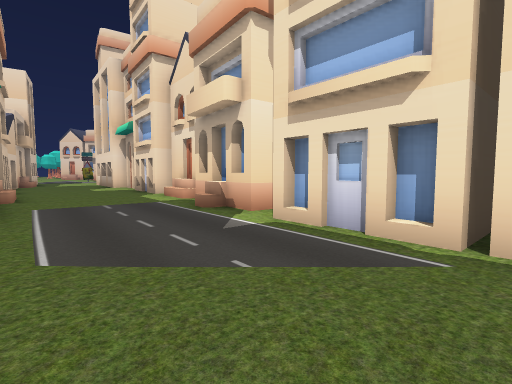
View 1 (above)

24 first-person views from a walk through a 3-D level made in the Unity game engine. The camera is 1.4 m above the floor, tilts 4° down and sees 85° across. The floor is counted in squares, 2 m on a side. Each view is taken from the middle of a square. On the plan, view 1 faces up. The plan holds only what a view shows up to about 9 squares ahead; the rest is blank. The place goes on beyond the plan. The player character is not drawn. Some surface patterns are stand-ins.

View 2
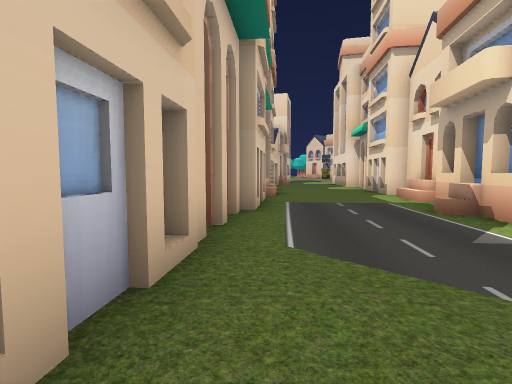

View 3
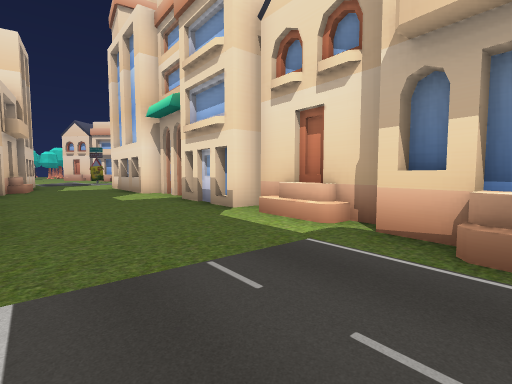

View 4
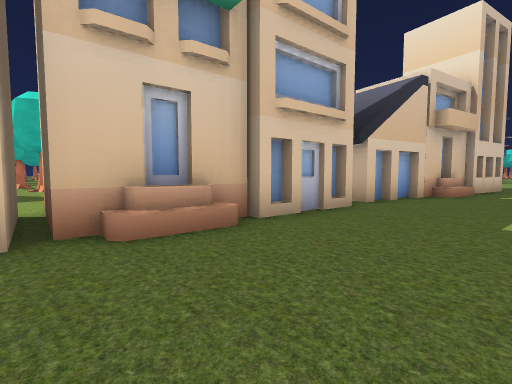

View 5
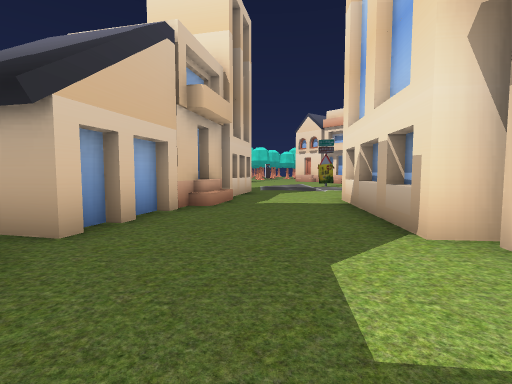

View 6
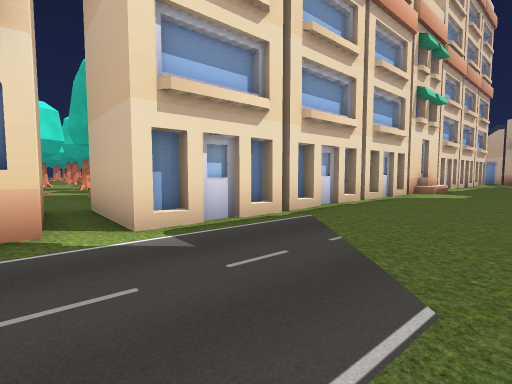

View 7
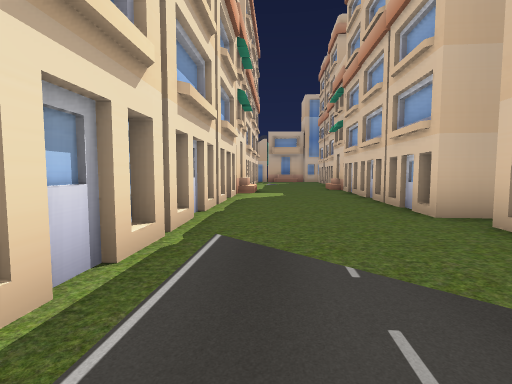

View 8
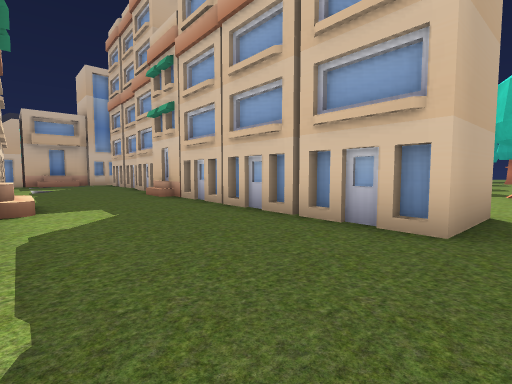

View 9
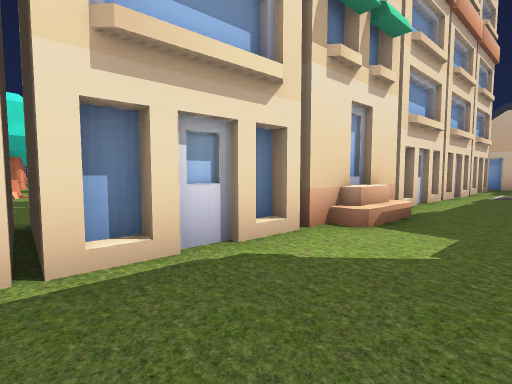

View 10
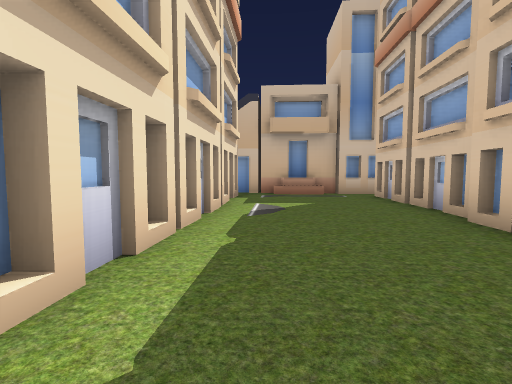

View 11
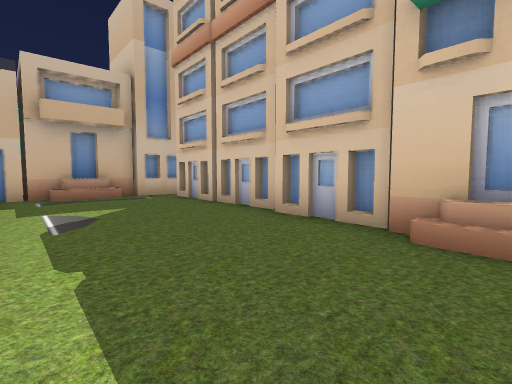

View 12
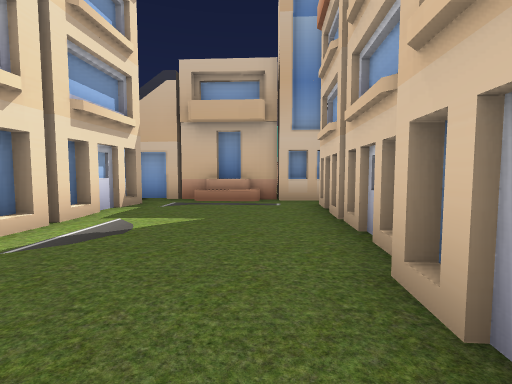

View 13
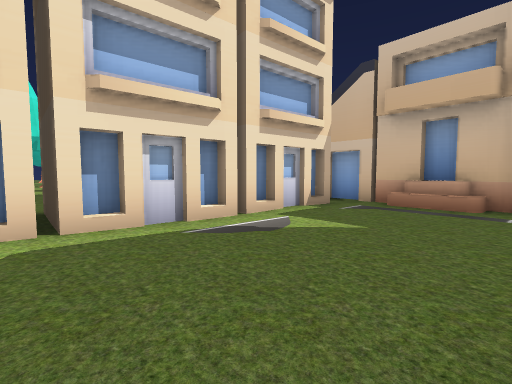

View 14
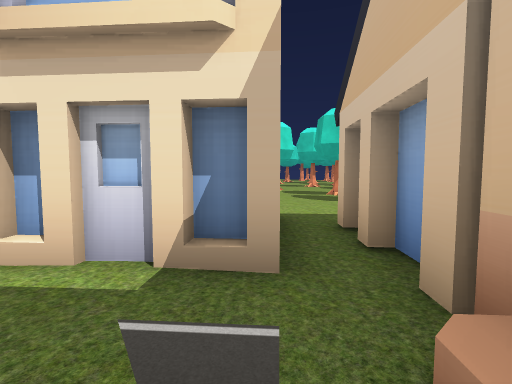

View 15
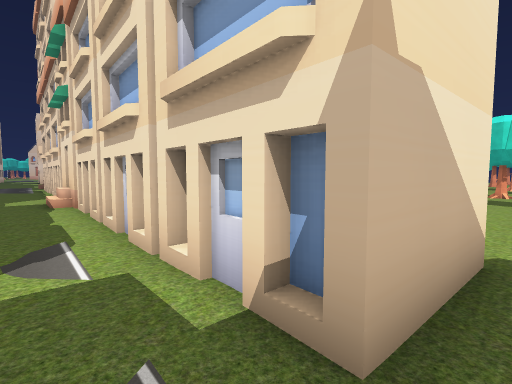

View 16
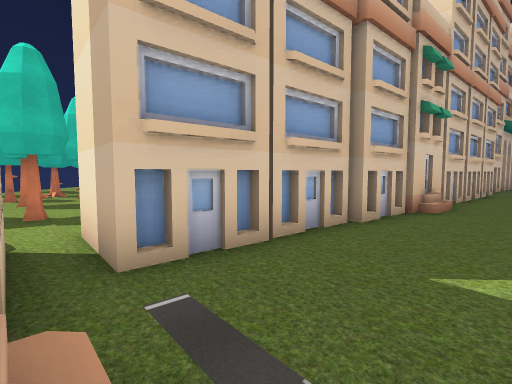

View 17
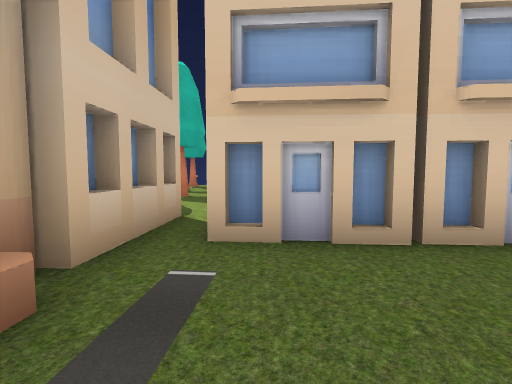

View 18
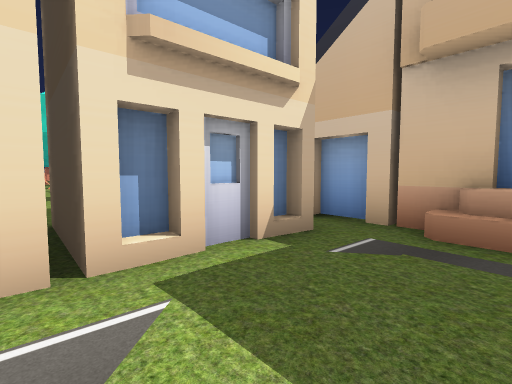

View 19
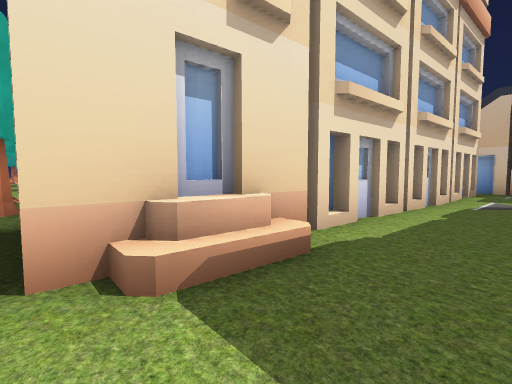

View 20
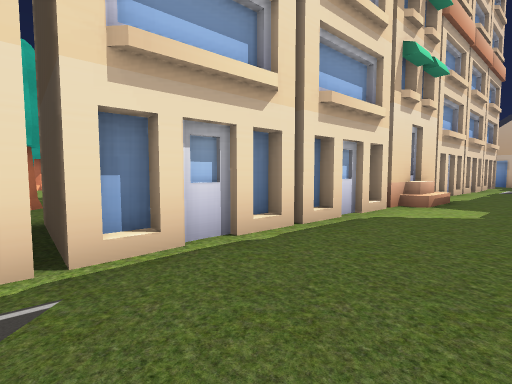

View 21
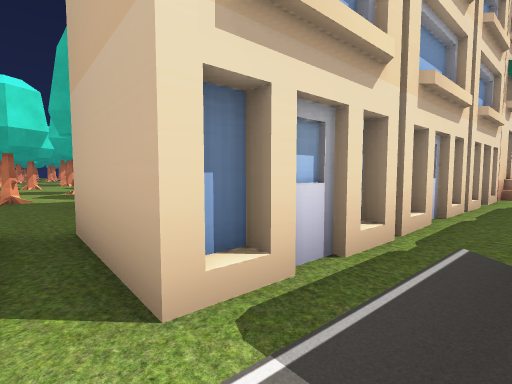

View 22
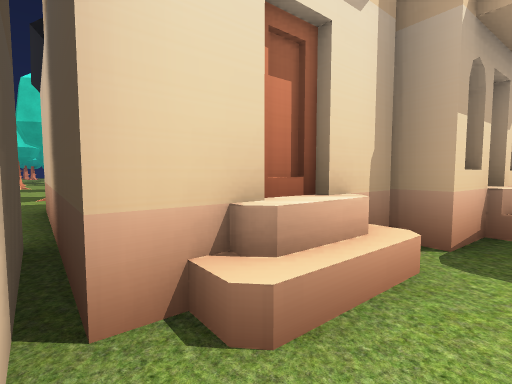

View 23
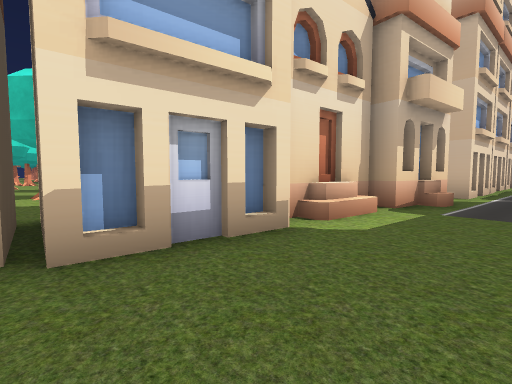

View 24
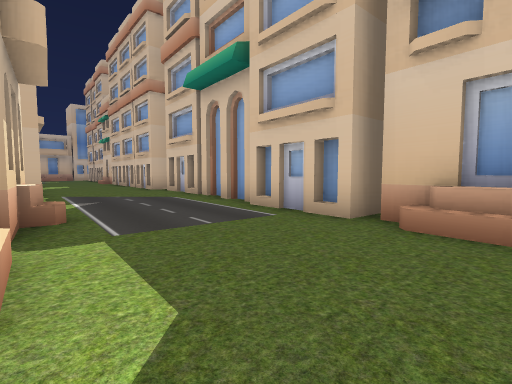

### Floor plan
Points are (right, up) in squares from view 1. A wall is a line through its corners. A room is listed if a view was taken in it or the views show most of it. See-through windows are left out.
Room 1 (views 1, 2, 3, 4, 5, 6, 7, 8, 9, 20, 21, 22, 23, 24)
walls: (-6.5, 6.7) (-5.8, 5.9); (-6.9, 7.1) (-6.5, 6.6); (-7.2, 8.1) (-7.4, 7.9) (-6.8, 7.1); (-3.8, 10) (-4.6, 11); (-7.1, 6.9) (-6.6, 6.3); (-5.7, 5.7) (-5, 4.8); (-3.4, 9.9) (-3.7, 10.3); (-5.4, 5.4) (-5.1, 5); (-3.9, 10.5) (-4.2, 10.9); (-4.3, 11.1) (-4.7, 11.6); (-1.8, 8.6) (-2.2, 9.1); (-8.2, 8.7) (-7.5, 7.8); (-5.2, 4.7) (-4.8, 4.2); (-5, 11.5) (-3.1, 13.1); (-4.7, 4.4) (-4, 3.7); (-8.8, 8.9) (-8.4, 8.4); (-1, 6.9) (-1.3, 7.3); (-1.1, 6.3) (-1.8, 7.1) (-1.2, 7.5) (-2.9, 9.7); (-7.4, 4.2) (-5.3, 5.8); (-9.2, 9.8) (-8.5, 9); (-1.4, 11.2) (-3.5, 9.6); (-3.9, 3.1) (-3.3, 2.4); (0, 5.6) (-0.8, 6.7); (-3.2, 2.7) (-2.9, 2.3); (-6.5, 13.5) (-9.3, 16.9); (-6.2, 13.8) (-6.8, 13.3); (-3.2, 2.3) (-2.7, 1.7); (-2.5, 1.8) (-1, 0); (0.6, 4.2) (0.3, 4.5); (1.9, 6.7) (-0.1, 5.2) (-0.7, 6); (1, 4) (0.4, 4.6) (2.2, 6.1); (1.9, 2.8) (1.5, 3.3); (2.9, 3.4) (1.8, 2.5); (-0.9, -0.2) (-0.6, -0.6); (2.3, 2.2) (0.7, 4.1); (2.7, 2) (2.2, 2.5); (0, -0.9) (1.9, -3.2); (-12.5, 15.7) (-12, 15); (3.3, 1) (2.5, 2); (4, 0.2) (3.5, 0.7); (5.6, 2.1) (3.7, 0.5); (4.5, -0.1) (4, 0.4); (5.1, -1.2) (4.2, -0.1)
low walls: (-5.8, 6.5) (-6.2, 6.2); (-2.2, 8.4) (-2.5, 8.8)
ways out: opening at (3.5, -1.5) to room 2
objects: other object (-12, 10) to (-10, 12); other object (-12, 12) to (-11, 14)
Room 2 (views 10, 11, 12, 13, 14, 15, 16, 17, 18, 19)
walls: (8, -4.5) (5.2, -1.3); (8.5, -4.9) (8.1, -4.4); (9.3, -6) (8.3, -4.9); (3.7, 0.3) (5.7, 2); (9.7, -6.3) (9.3, -5.7) (11.1, -4.2); (9.8, -6.6) (9.4, -6.2); (10.3, -6.9) (9.8, -6.4); (11.5, -8.6) (10.4, -7.3); (3.9, -5.5) (4.7, -6.4); (3, -4.5) (3.7, -5.3); (14.4, -8.1) (12.6, -9.6) (12.1, -9); (4.9, -6.7) (5.5, -7.4); (3, -4.8) (3.5, -5.2); (4.4, -6.4) (4.8, -6.9); (12, -8.9) (11, -7.7) (12.8, -6.2); (1.9, -3.2) (2.9, -4.3); (1.8, -3.2) (2.1, -3.6); (5.3, -7.4) (7.2, -9.7); (6.7, -8.9) (6.4, -9.2); (12.5, -9.8) (11.8, -9); (6.5, -9.5) (6.9, -9.9); (7, -9.8) (7.4, -10.3); (7.8, -10.4) (8.6, -11.4); (7.3, -10.4) (7.6, -10.8); (8.4, -11.4) (9.3, -12.5); (8.8, -11.7) (9.4, -12.4); (10.2, -13) (10.5, -12.7); (8.6, -14.1) (10.5, -12.4) (11.4, -13.4); (-2.9, 9.7) (1, 12.8)
low walls: (7, -3.2) (6.6, -3.5)
ways out: opening at (3.5, -1.5) to room 1; opening at (6.1, -18)
objects: other object (1, 16); other object (3, 14); other object (5, 10); other object (8, 10); other object (12, -13) to (14, -11); other object (14, -10) to (15, -10); other object (16, -4)

Positions as (right, up) in squares from view 1, and headings:
1: (0, 0), facing up
2: (0, 0), facing up-left
3: (-3, 4), facing up
4: (-3, 8), facing left
5: (-6, 10), facing up-left
6: (-3, 3), facing right
7: (-1, 4), facing down-right
8: (2, 2), facing down
9: (2, -1), facing right
10: (6, -4), facing down-right
11: (7, -4), facing down
12: (6, -7), facing down-right
13: (6, -8), facing right
14: (11, -11), facing up-right
15: (12, -11), facing up
16: (12, -11), facing left
17: (11, -10), facing down-left
18: (9, -9), facing right
19: (4, -3), facing right
20: (0, 1), facing right
21: (-1, 4), facing right
22: (-4, 9), facing right
23: (-7, 10), facing right
24: (-4, 10), facing down
